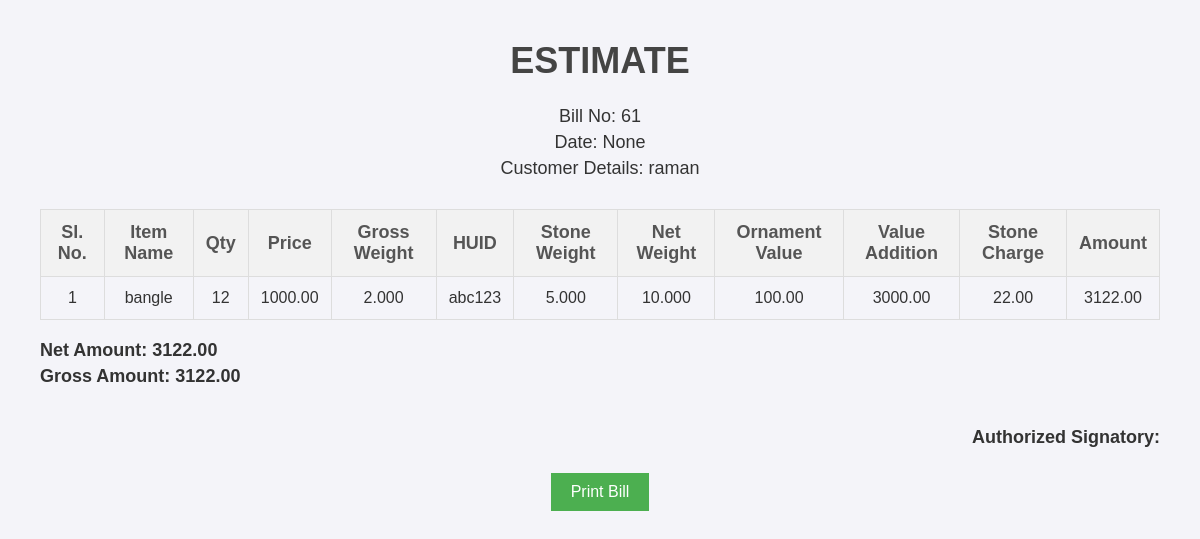
Screenshot of /print_bill/61/1/ with the database file from the repository.
### public/models.py (models this page shows, shortened)
class Bill(models.Model):
    date = models.DateTimeField(auto_now_add=True)
    gst_number = models.CharField(max_length=20, blank=True, null=True)
    hsn_code = models.CharField(max_length=20, blank=True, null=True)
    customer_details = models.TextField(blank=True, null=True)
    total_amount = models.DecimalField(max_digits=10, decimal_places=2, default=0.00)
    include_tax = models.BooleanField(default=False, null=True,blank=True)

class BillItem(models.Model):
    bill = models.ForeignKey(Bill, on_delete=models.CASCADE)
    product = models.ForeignKey(Product, on_delete=models.CASCADE)
    quantity = models.PositiveIntegerField()
    gross_weight = models.DecimalField(max_digits=10, decimal_places=3, blank=True, null=True)
    stone_weight = models.DecimalField(max_digits=10, decimal_places=3, blank=True, null=True)
    net_weight = models.DecimalField(max_digits=10, decimal_places=3, blank=True, null=True)
    ornament_value = models.DecimalField(max_digits=10, decimal_places=2, blank=True, null=True)
    value_addition = models.DecimalField(max_digits=10, decimal_places=2, blank=True, null=True)
    stone_charge = models.DecimalField(max_digits=10, decimal_places=2, blank=True, null=True)
    huid = models.CharField(max_length=10,null=True, blank=True,)

class Product(models.Model):
    name = models.CharField(max_length=100)
    price = models.DecimalField(max_digits=10, decimal_places=2)
    description = models.TextField(blank=True, null=True)

### public/views.py (the view)
# urls.py: path('print_bill/<int:bill_id>/<str:include_tax>/', views.print_bill, name='print_bill'),
def print_bill(request, bill_id,include_tax):
    bill = get_object_or_404(Bill, id=bill_id)
    bill_items = BillItem.objects.filter(bill=bill)
    include_tax = include_tax == 'True'
    total_amount = Decimal('0.00')
    for item in bill_items:
        item.amount = (item.ornament_value + item.value_addition + item.stone_charge)
        total_amount += item.amount
    if include_tax:
        sgst_rate = Decimal('0.015')
        cgst_rate = Decimal('0.015')
        sgst = total_amount * sgst_rate
        cgst = total_amount * cgst_rate
        gross_amount = total_amount + sgst + cgst
    else:
        sgst = cgst = Decimal('0.00')
        gross_amount = total_amount
    return render(request, 'print_bill.html', {
        'bill': bill,
        'bill_items': bill_items,
        'total_amount': total_amount,
        'sgst': sgst,
        'cgst': cgst,
        'gross_amount': gross_amount,
        'include_tax': include_tax
    })

### public/templates/print_bill.html (shortened to what this page needs)
<!DOCTYPE html>
<html>
<head>
    <link rel="stylesheet" href="https://cdnjs.cloudflare.com/ajax/libs/font-awesome/5.15.4/css/all.min.css">
</head>
<body>
    <div id="bill-content">
        <div class="header-info">
            {% if not include_tax %}
            <h1>ESTIMATE</h1>
            {% endif %}
            <p>Bill No: <span id="bill-id">{{ bill.id }}</span></p>
            <p>Date: {{ bill.date }}</p>
            <p>Customer Details: {{ bill.customer_details }}</p>
        </div>
        <table>
            <thead>
                <tr>
                    <th>Sl. No.</th>
                    <th>Item Name</th>
                    <th>Qty</th>
                    <th>Price</th>
                    <th>Gross Weight</th>
                    <th>HUID</th>
                    <th>Stone Weight</th>
                    <th>Net Weight</th>
                    <th>Ornament Value</th>
                    <th>Value Addition</th>
                    <th>Stone Charge</th>
                    <th>Amount</th>
                </tr>
            </thead>
            <tbody>
                {% for item in bill_items %}
                <tr>
                    <td>{{ forloop.counter }}</td>
                    <td>{{ item.product.name }}</td>
                    <td>{{ item.quantity }}</td>
                    <td>{{ item.product.price }}</td>
                    <td>{{ item.gross_weight }}</td>
                    <td>{{ item.huid }}</td>
                    <td>{{ item.stone_weight }}</td>
                    <td>{{ item.net_weight }}</td>
                    <td>{{ item.ornament_value }}</td>
                    <td>{{ item.value_addition }}</td>
                    <td>{{ item.stone_charge }}</td>
                    <td>{{ item.amount }}</td>
                </tr>
                {% endfor %}
            </tbody>
        </table>
        <div class="amounts">
            <p>Net Amount: {{ total_amount }}</p>
            {% if include_tax %}
                <p>SGST - 1.5%: {{ sgst|floatformat:2 }}</p>
                <p>CGST - 1.5%: {{ cgst|floatformat:2  }}</p>
                <p>Gross Amount (including tax): {{ gross_amount|floatformat:2 }}</p>
            {% else %}
                <p>Gross Amount: {{ gross_amount|floatformat:2 }}</p>
            {% endif %}
        </div>
        <div class="signature">
            <div class="signature-label">Authorized Signatory:</div>
        </div>
    </div>
    <div class="buttons">
        <button  id ="printbtn" onclick="printBill()" >Print Bill</button>
    </div>
</body>
</html>

### public/templates/print_bill.html (style rules this page uses)
body { font-family: Arial, sans-serif; margin: 40px; background-color: #f4f4f9; color: #333; }
h1 { text-align: center; color: #444; font-size: 36px; }
.header-info p { font-size: 18px; margin: 5px 0; }
.header-info { text-align: center; margin-bottom: 30px; }
table { width: 100%; border-collapse: collapse; margin-bottom: 20px; }
table, th, td { border: 1px solid #ddd; }
th, td { padding: 12px; text-align: center; }
th { background-color: #f2f2f2; color: #555; font-size: 18px; }
td { font-size: 16px; }
.amounts p { font-size: 18px; font-weight: bold; margin: 5px 0; }
.signature { text-align: right; margin-top: 40px; }
.signature-label { font-size: 18px; font-weight: bold; margin-bottom: 5px; }
.buttons { text-align: center; margin-top: 20px; }
.buttons button { padding: 10px 20px; font-size: 16px; background-color: #4CAF50; color: white; border: none; cursor: pointer; margin: 5px; }

### rows the page displays
Bill: id "61", date "None", customer_details "raman"
BillItem: product.name "bangle", quantity "12", product.price "1000.00", gross_weight "2.000", huid "abc123", stone_weight "5.000", net_weight "10.000", ornament_value "100.00", value_addition "3000.00", stone_charge "22.00", amount "3122.00"

### other values shown
{{ total_amount }} "3122.00"
{{ gross_amount|floatformat:2 }} "3122.00"
